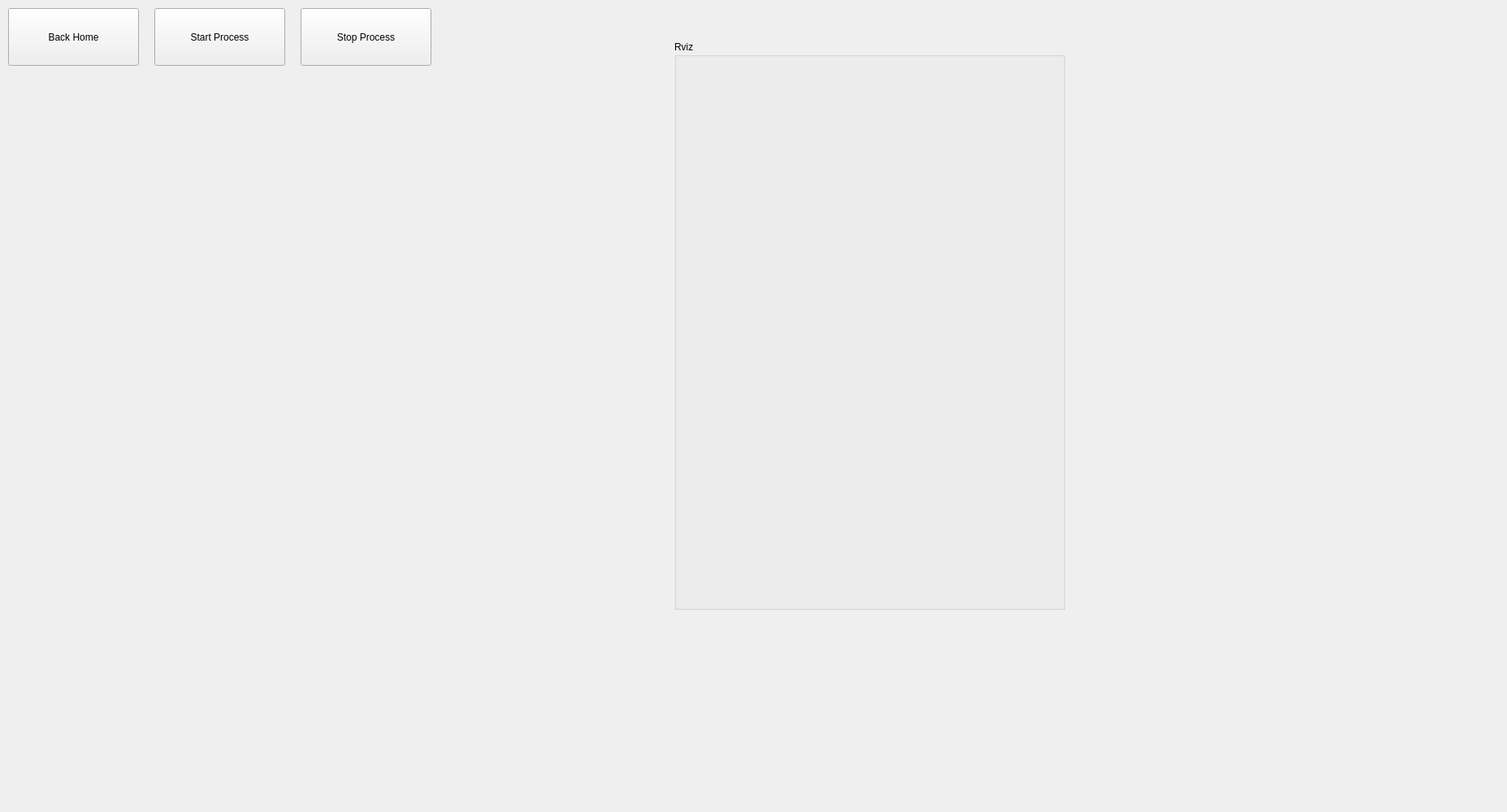
<?xml version="1.0" encoding="UTF-8"?>
<ui version="4.0">
 <class>FormHau</class>
 <widget class="QWidget" name="FormHau">
  <property name="geometry">
   <rect>
    <x>0</x>
    <y>0</y>
    <width>1855</width>
    <height>1000</height>
   </rect>
  </property>
  <property name="windowTitle">
   <string>Form</string>
  </property>
  <widget class="QPushButton" name="back_home_btn">
   <property name="geometry">
    <rect>
     <x>10</x>
     <y>10</y>
     <width>161</width>
     <height>71</height>
    </rect>
   </property>
   <property name="text">
    <string>Back Home</string>
   </property>
  </widget>
  <widget class="QGroupBox" name="groupBox">
   <property name="geometry">
    <rect>
     <x>830</x>
     <y>50</y>
     <width>481</width>
     <height>701</height>
    </rect>
   </property>
   <property name="title">
    <string>Rviz</string>
   </property>
   <widget class="QWidget" name="rviz_display" native="true">
    <property name="geometry">
     <rect>
      <x>10</x>
      <y>30</y>
      <width>831</width>
      <height>711</height>
     </rect>
    </property>
   </widget>
  </widget>
  <widget class="QWidget" name="qwtPlot_3" native="true">
   <property name="geometry">
    <rect>
     <x>20</x>
     <y>680</y>
     <width>771</width>
     <height>311</height>
    </rect>
   </property>
  </widget>
  <widget class="QWidget" name="qwtPlot_2" native="true">
   <property name="geometry">
    <rect>
     <x>20</x>
     <y>380</y>
     <width>771</width>
     <height>281</height>
    </rect>
   </property>
  </widget>
  <widget class="QWidget" name="qwtPlot_1" native="true">
   <property name="geometry">
    <rect>
     <x>20</x>
     <y>90</y>
     <width>771</width>
     <height>271</height>
    </rect>
   </property>
  </widget>
  <widget class="QPushButton" name="start_process_btn">
   <property name="geometry">
    <rect>
     <x>190</x>
     <y>10</y>
     <width>161</width>
     <height>71</height>
    </rect>
   </property>
   <property name="text">
    <string>Start Process</string>
   </property>
  </widget>
  <widget class="QPushButton" name="stop_process_btn">
   <property name="geometry">
    <rect>
     <x>370</x>
     <y>10</y>
     <width>161</width>
     <height>71</height>
    </rect>
   </property>
   <property name="text">
    <string>Stop Process</string>
   </property>
  </widget>
 </widget>
 <resources/>
 <connections/>
</ui>
